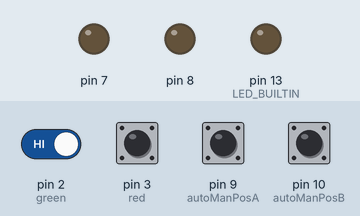
The sketch below on a simulated Arduino Nano, built with avr-gcc and run on an emulated ATmega328P. Parts: output pins drawn as LEDs (lit = HIGH). Inputs (shaded band) come from the test bench; at power-on: pin 2 (green), pin 3 (red), pin 9 (autoManPosA), pin 10 (autoManPosB) HIGH.

Above: at 1.2 s.
1.3 s: pin 9 (autoManPosA) pulled LOW for 0.15 s
At 1.6 s:
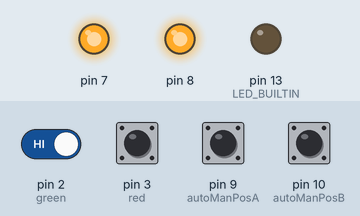
2.9 s: pin 2 (green) driven LOW and pin 9 (autoManPosA) driven LOW
At 4.0 s:
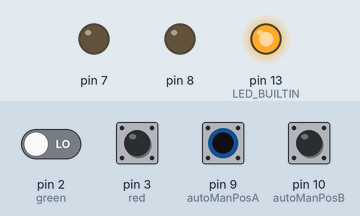
5.9 s: pin 3 (red) pulled LOW for 0.15 s
At 7.0 s:
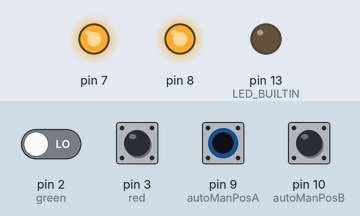
Timing chart, 0 to 8.9 s (numbered marks = the images above; inputs shaded):
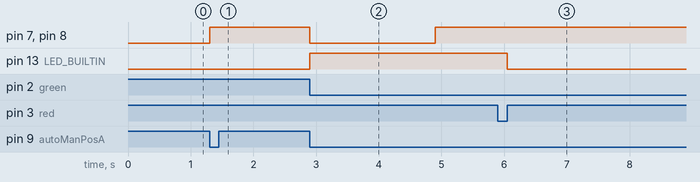

The sketch:

main.ino
```cpp
#include <Arduino.h>
#include "Button.h"
#include "Electrovalve.h"

bool runFlag = false;
bool autoFlag = false;
bool manualFlag = false;

int autoManPosA = 9;
int autoManPosB = 10;

//Button init, pin number, contactor logic, interrupt to attach
Button green(2, "NO", 0);
Button red(3, "NC", 1);

//Electrovalve init, pin number, on time, off time
Electrovalve valve1(8, 2000, 2000);//5s --> 5000ms, 10s -->10000ms
Electrovalve valve2(7, 2000, 2000);

void setup() {
    //debugging
    //Serial.begin(9600);
    //end debugging

    attachInterrupt(green.getInterrupt(), updateGreenFlag, green.getLogic());
    attachInterrupt(red.getInterrupt(), updateRedFlag, red.getLogic());

    pinMode(LED_BUILTIN, OUTPUT);
    pinMode(autoManPosA, INPUT_PULLUP);
    pinMode(autoManPosB, INPUT_PULLUP);
}

void loop() {

    //debugging
    //Serial.println(String(runFlag) + " " + String(green.getState()) + " " + String(red.getState()));
    //end debugging
    manStateUpdate(); // rutina para ver en que posicion esta la maneta de automatico y manual

    if(manualFlag){
        if(runFlag){
            digitalWrite(LED_BUILTIN, HIGH);
            valve1.setState(true);
            valve2.setState(true);
        }
        else if (!runFlag){
            digitalWrite(LED_BUILTIN, LOW);
            valve1.setState(false);
            valve2.setState(false);
        }
    }
    else if(autoFlag){
        if(runFlag){
            digitalWrite(LED_BUILTIN, HIGH);
            valve1.Update();
            valve2.Update();
        }
        else if(!runFlag){
            digitalWrite(LED_BUILTIN, LOW);
            valve1.setState(false);
            valve2.setState(false);
        }
    }

}


void manStateUpdate(){
    if((digitalRead(autoManPosA) == false) & (digitalRead(autoManPosB) == true)){
        autoFlag = true;
        manualFlag = false;
    }
    else if((digitalRead(autoManPosB) == false) & (digitalRead(autoManPosA) == true)){
        autoFlag = false;
        manualFlag = true;
    }
    else{
        autoFlag = false;
        manualFlag = false;
    }
}

//ISRs for button operation

void updateGreenFlag(){
    green.setState();
    red.resetState();
    runFlag = green.getState();
}

void updateRedFlag(){
    green.resetState();
    red.setState();
    runFlag = green.getState();
}
```

Button.h
```cpp
#pragma once
#include "Arduino.h"

class Button{

    private:

    int buttonLogic;
    volatile bool state;
    int pin;
    int interrupt;

    public:

    Button(int pinNumber, String contactorOperation, int interruptNumber);

    int getLogic();
    int getInterrupt();

    void setState();
    void resetState();
    bool getState();

};
```

Electrovalve.h
```cpp
#pragma once
#include "Arduino.h"

class Electrovalve
{
    public:

    int ValvePin;
    unsigned long OnTime;
    unsigned long OffTime;

    int ValveState;
    unsigned long previousMillis;


    Electrovalve(int pin, long on, long off);
    void Update();
    void setState(bool state);
};
```

Button.cpp
```cpp
#include "Button.h"
#include "Arduino.h"

Button::Button(int pinNumber, String contactorOperation, int interruptNumber){
    pin = pinNumber;
    pinMode(pin, INPUT_PULLUP);
    interrupt = interruptNumber;
    state = false;

    if (contactorOperation == "NO"){
        buttonLogic = 2; // 2 is equivalent to FALLING
    }
    else if (contactorOperation == "NC"){
        buttonLogic = 3; // 3 is equivalent to RISING
    }
}

int Button::getLogic(){
    return buttonLogic;
}
int Button::getInterrupt(){
    return interrupt;
}


void Button::setState(){
    state = true;
}
void Button::resetState(){
    state = false;
}
bool Button::getState(){
    return state;
}
```

Electrovalve.cpp
```cpp
#include "Electrovalve.h"
#include "Arduino.h"


    Electrovalve::Electrovalve(int pin, long on, long off){
        ValvePin = pin;
        pinMode(ValvePin, OUTPUT);

        OnTime = on;
        OffTime = off;

        ValveState = false; // true == encendido, false == apagado
        previousMillis = 0;
    }

    void Electrovalve::Update(){
        unsigned long currentMillis = millis();

        if ((ValveState == true) && (currentMillis - previousMillis >= OnTime)){
            previousMillis = currentMillis;
            ValveState = false;
            digitalWrite(ValvePin, HIGH); // relay desactiva cuando el pin esta en HIGH
        }

        else if ((ValveState == false) && (currentMillis - previousMillis >= OffTime)){
            previousMillis = currentMillis;
            ValveState = true;
            digitalWrite(ValvePin, LOW); // relay activa cuando pin esta en LOW
        }
    }

    void Electrovalve::setState(bool state){
        if(state == true){
            digitalWrite(ValvePin, LOW);
        }
        else if(state == false){
            digitalWrite(ValvePin, HIGH);
        }
    }
```

Measured:
- after the input at 1.3 s, pin 7, pin 8: LOW → HIGH at once
- after the input at 2.9 s, pin 7, pin 8: HIGH → LOW at once, → HIGH 2.0 s later; pin 13 (LED_BUILTIN): LOW → HIGH at once
- after the input at 5.9 s, pin 7, pin 8: stops changing and stays HIGH; pin 13 (LED_BUILTIN): HIGH → LOW after 0.15 s
